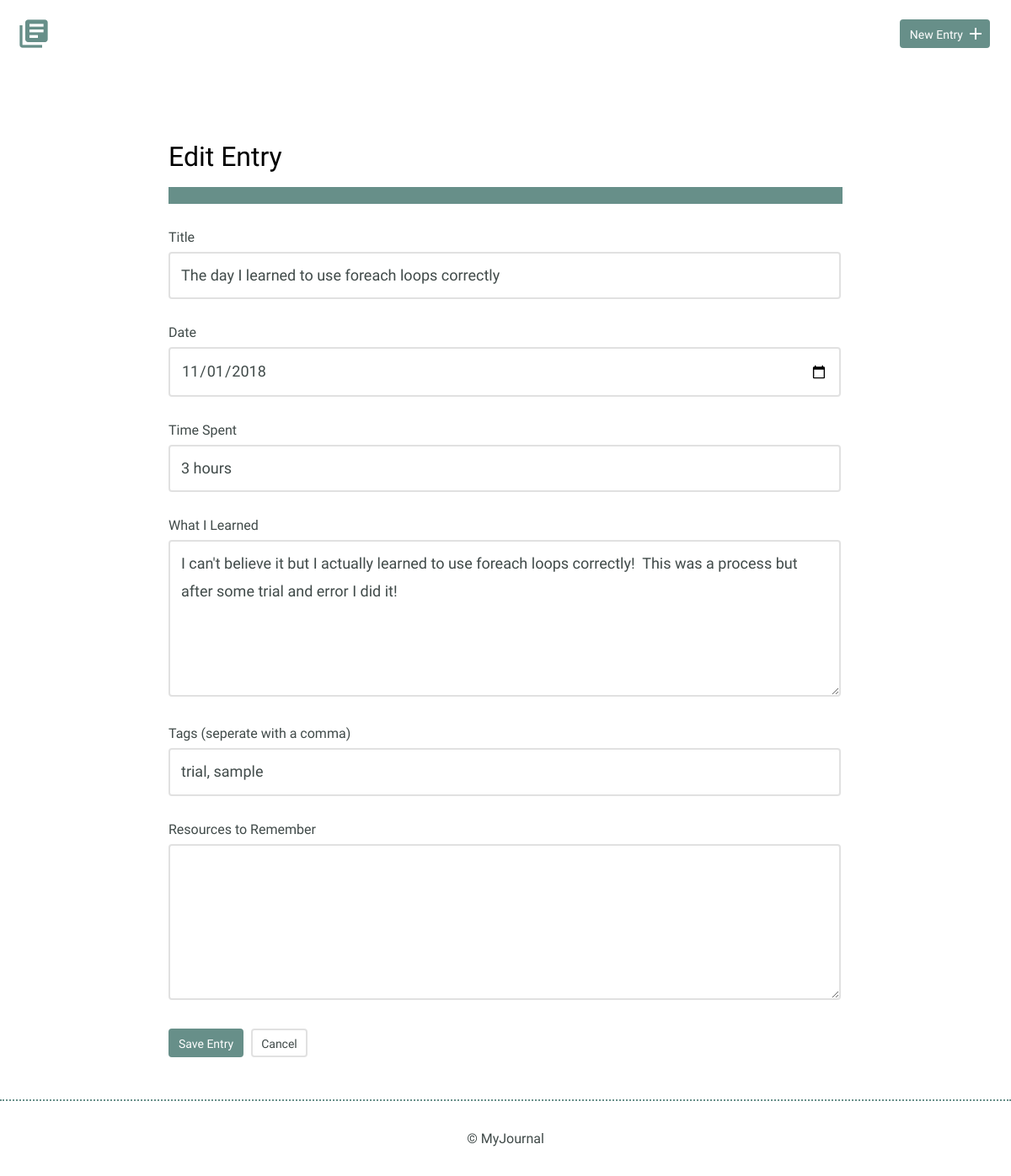
The page /entry.php?id=3 on the database its author committed.
### tables this page shows
CREATE TABLE "entries" (
	"id"	INTEGER,
	"title"	TEXT,
	"date"	TEXT,
	"time_spent"	INTEGER,
	"learned"	BLOB,
	"resources"	BLOB,
	"tags"	BLOB,
	PRIMARY KEY("id")
);

### entry.php (the view, shortened to what this page needs)
<?php
include('./inc/functions.php');
$id = $title = $date = $time_spent = $learned = $resources = $tags = $error_message ="";
if (isset($_GET['id'])){
  $id = filter_input(INPUT_GET,'id',FILTER_SANITIZE_NUMBER_INT);
  $results = $db->prepare('SELECT * FROM entries WHERE id=?');
  $results->bindParam(1, $id,PDO::PARAM_INT);
  $results->execute();
  $entry = $results->fetch(PDO::FETCH_ASSOC);
  $title=$entry['title'];
  $date=$entry['date'];
  $time_spent=$entry['time_spent'];
  $learned=$entry['learned'];
  $tags=$entry['tags'];
  $resources=$entry['resources'];
}
include('./inc/header.php');
?>
<section>
  <div class="container">
    <div class="entry">
      <h2><?php if(empty($id)){echo "New";} else {echo "Edit";} ?> Entry</h2>
      <div class="error_message">
        <p><?php echo $error_message; ?></p>
      </div>
      <form method="post">
        <label for="title"> Title</label>
        <input id="title" type="text" name="title" value="<?= $title; ?>"><br>
        <label for="date">Date</label>
        <input id="date" type="date" name="date" value="<?= $date; ?>"><br>
        <label for="time-spent">Time Spent</label>
        <input id="time-spent" type="text" name="timeSpent" value="<?= $time_spent; ?>"><br>
        <label for="what-i-learned">What I Learned</label>
        <textarea id="what-i-learned" rows="5" name="whatILearned"><?= $learned; ?></textarea>
        <label for="tags">Tags (seperate with a comma)</label>
        <input id="tags" type="text" name="tags" value="<?= $tags; ?>"><br>
        <label for="resources-to-remember">Resources to Remember</label>
        <textarea id="resources-to-remember" rows="5" name="ResourcesToRemember"><?= $resources; ?></textarea>
        <input type="submit" value="<?php if(empty($id)){echo "Publish";} else {echo "Save";} ?> Entry" class="button">
        <a href="#" class="button button-secondary">Cancel</a>
      </form>
    </div>
  </div>
</section>
<?php
include('./inc/footer.php');
?>

### css/site.css (style rules this page uses)
body { font-size: 16px; color: #404a49; font-family: "Cousine", serif; font-weight: 400; }
.container { margin: 0 auto; padding: 0 25px; }
.button { padding: 8px 10px 6px 10px; background: #678f89; border: 2px solid #678f89; border-radius: 4px; text-decoration: none; color: #FFF; position: relative; text-align: center; font-size: 14px; }
.button.button-secondary { background: #FFF; border: 2px solid #e1e1e1; color: #404a49; }
h1, h2, h3 { margin: 0; font-weight: 400; line-height: 1em; color: #000; }
h2 { font-size: 32px; }
p { line-height: 1.8em; font-size: 18px; }
.entry { max-width: 800px; margin: 75px auto 0 auto; text-align: left; }
.entry p { margin-bottom: 40px; }
.entry .error_message p { background: #678f89; color: white; font-weight: 500; margin: 20px 0 30px; padding: 10px; }
form { margin-bottom: 50px; }
form label { display: block; margin-bottom: 8px; }
form input[type=text], form input[type=password], form input[type=date] { border: 2px solid #e1e1e1; font-size: 18px; line-height: 1.8em; padding: 10px 13px; margin-bottom: 30px; border-radius: 4px; width: calc(100% - 32px); }
form textarea { border: 2px solid #e1e1e1; font-size: 18px; line-height: 1.8em; padding: 10px 13px; margin-bottom: 30px; border-radius: 4px; width: calc(100% - 32px); }
input[type=submit] { margin-right: 5px; }

### rows shown on the page
entries: title "The day I learned to use foreach loops correctly", date "11/01/2018", timeSpent "3 hours", whatILearned "I can't believe it but I actually learned to use foreach loops correctly! This was a process but after some trial and error I did it!", tags "trial, sample"
